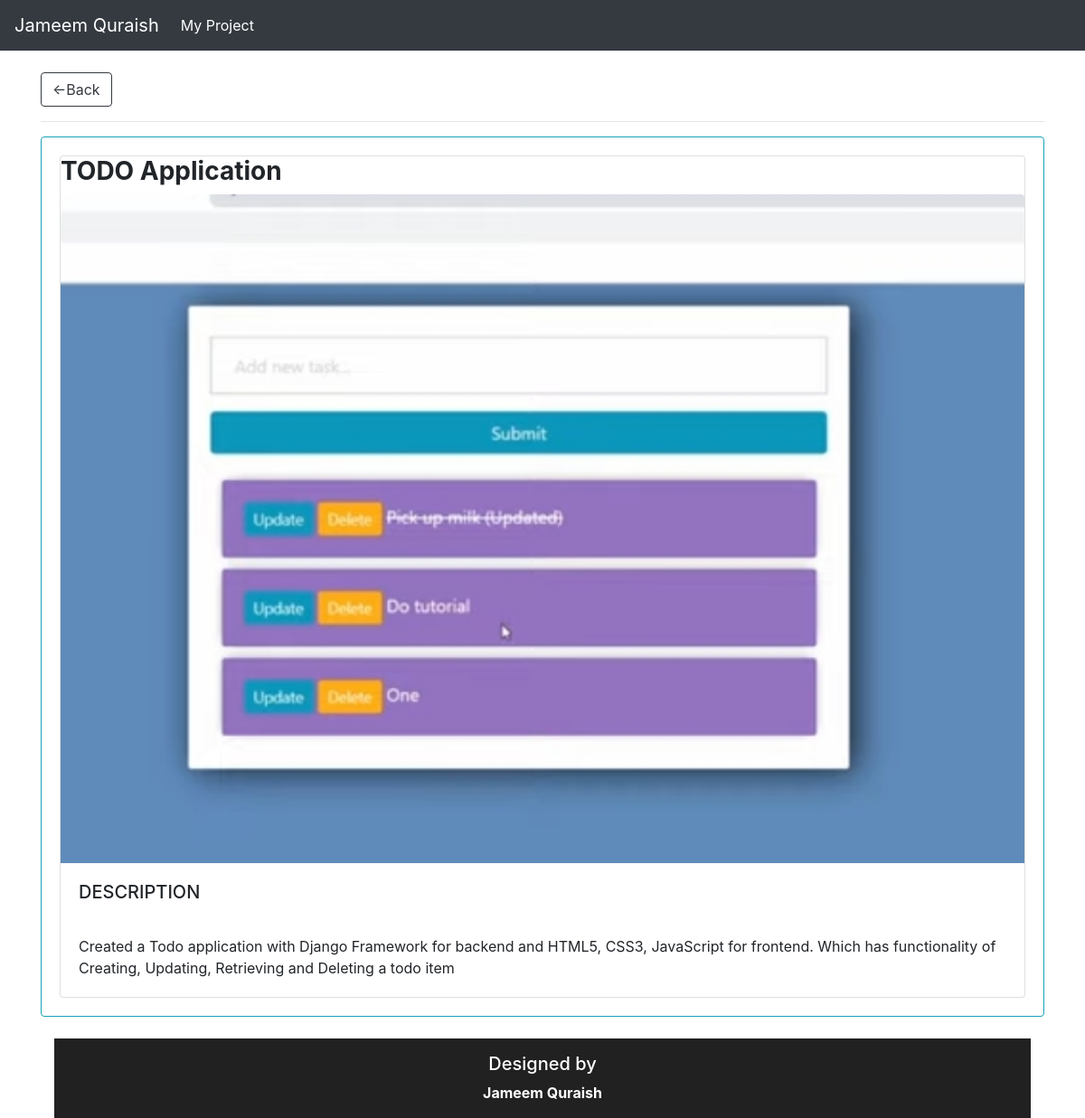
The page /viewp/1/ on the database its author committed.
### task/models.py (models this page shows, shortened)
class Projects(models.Model):
    name =models.CharField(max_length=200,null=True,blank=True)
    short_description =models.CharField(max_length=255,null=True,blank=True)
    description =models.TextField(null=True,blank=True)
    image = models.ImageField(null=True,blank=True)

### task/views.py (the view)
# urls.py: path('viewp/<str:pk>/',views.Toview,name="viewp"),
def Toview(request,pk):
    toview= Projects.objects.get(id=pk)
    context = {'toview':toview}
    return render(request,'task/view_pro.html',context)

### task/templates/task/view_pro.html
{% extends 'task/main.html' %}
{% load static %}
{% block content %}
<div class="container">
    <a class="btn btn-outline-dark" href="{% url 'home' %}">&#x2190;Back</a>
    <hr>
    <div class="row">
        <div class="col-md-12">
            <div class="card card-body border-info">
                <div class="card-group">
                    <div class="card">
                        <h3><strong>{{toview.name}}</strong></h3>
                        <img class="card-img-top" src="{{toview.image.url}}" alt="Card image cap">
                        <div class="card-body">
                            <h5 class="card-title">DESCRIPTION</h5>
                            <br>
                            <p class="card-text">{{toview.description}}</p>
                        </div>
                </div>
            </div>
        </div>
    </div>
</div>
{% endblock %}

### rows shown on the page
Projects: name "TODO Application", image (picture), description "Created a Todo application with Django Framework for backend and HTML5, CSS3, JavaScript for frontend. Which has functionality of Creating, Updating, Retrieving and Deleting a todo item"
